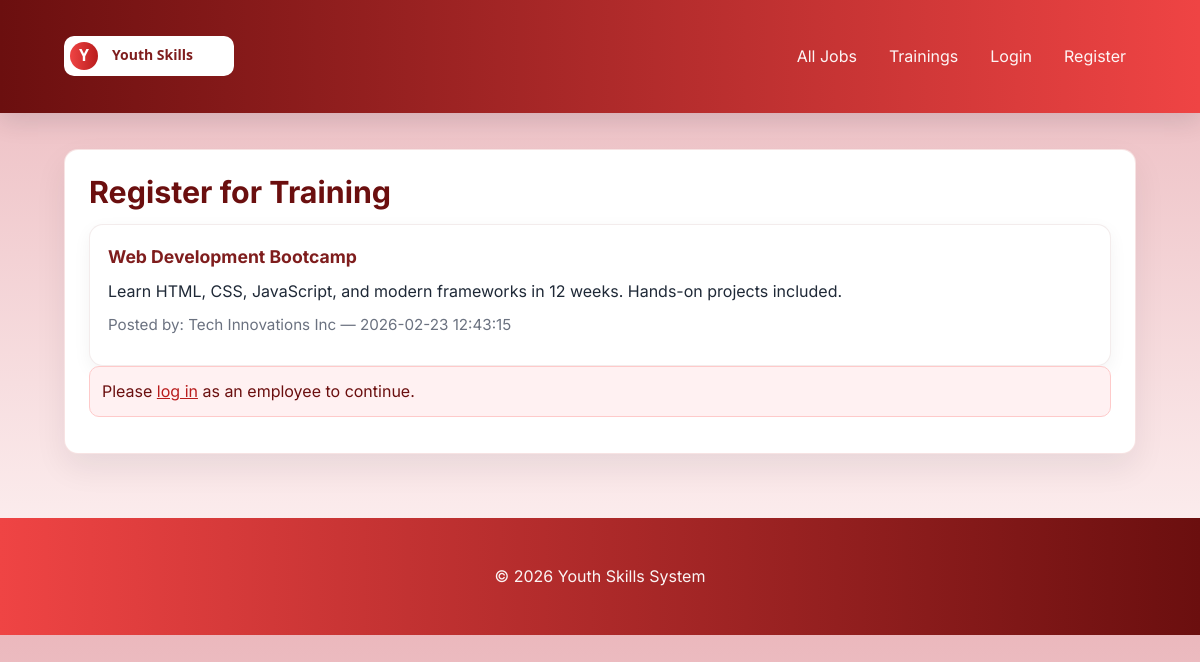
The app's page /register_training.php?id=1 with its own data.
### tables this page shows
CREATE TABLE IF NOT EXISTS `trainings` (
  `id` INT AUTO_INCREMENT PRIMARY KEY,
  `company_id` INT,
  `title` VARCHAR(255),
  `description` TEXT,
  `created_at` TIMESTAMP DEFAULT CURRENT_TIMESTAMP,
  FOREIGN KEY (company_id) REFERENCES users(id) ON DELETE CASCADE
);

CREATE TABLE IF NOT EXISTS `users` (
  `id` INT AUTO_INCREMENT PRIMARY KEY,
  `fullname` VARCHAR(150),
  `email` VARCHAR(200) UNIQUE,
  `password` VARCHAR(255),
  `role` VARCHAR(50),
  `created_at` TIMESTAMP DEFAULT CURRENT_TIMESTAMP
);

### register_training.php (the view, shortened to what this page needs)
<?php include('includes/header.php');
$user_id = isset($_SESSION['user_id']) ? (int)$_SESSION['user_id'] : 0;
$user_role = $_SESSION['user_role'] ?? '';
$is_youth = $user_role === 'youth';
$training_id = isset($_GET['id']) ? (int)$_GET['id'] : 0;
$training = null;
if($training_id > 0){
    $stmt_training = $conn->prepare("SELECT trainings.*, users.fullname AS company_name FROM trainings LEFT JOIN users ON trainings.company_id = users.id WHERE trainings.id = ? LIMIT 1");
    if($stmt_training){
        $stmt_training->bind_param('i', $training_id);
        $stmt_training->execute();
        $result_training = $stmt_training->get_result();
        $training = $result_training ? $result_training->fetch_assoc() : null;
    }
}
?>
<section class="card">
    <h1>Register for Training</h1>
    <?php if(!$training): ?>
        <div class="alert">Training not found. <a href="/youth-system/trainings.php">Back to trainings</a></div>
    <?php else: ?>
        <article class="card">
            <h3><?php echo htmlspecialchars($training['title']); ?></h3>
            <p><?php echo nl2br(htmlspecialchars($training['description'])); ?></p>
            <p class="meta">Posted by: <?php echo htmlspecialchars($training['company_name'] ?? 'Company'); ?> — <?php echo htmlspecialchars($training['created_at'] ?? 'N/A'); ?></p>
        </article>
        <?php if(!$user_id): ?>
            <div class="alert">Please <a href="/youth-system/login.php">log in</a> as an employee to continue.</div>
        <?php elseif(!$is_youth): ?>
            <div class="alert">Only employees can register for trainings.</div>
        <?php endif; ?>
    <?php endif; ?>
</section>
<?php include('includes/footer.php'); ?>

### assets/css/styles.css (style rules this page uses)
:root { --bg-1: #ebb8bd; --bg-2: #fff7f7; --red-50: #fff1f2; --red-100: #ffe4e6; --red-300: #fda4af; --red-600: #ef4444; --red-700: #b91c1c; --red-800: #6b0f0f; --text-900: #1f2937; --muted: #6b7280; --container-width: 1120px; }
* { box-sizing:border-box }
body { font-family:Inter,system-ui,Segoe UI,Arial,sans-serif;margin:0;color:var(--text-900);background:linear-gradient(180deg,var(--bg-1),var(--bg-2));-webkit-font-smoothing:antialiased;line-height:1.55 }
h1 { margin:0 0 8px;font-size:1.9rem;line-height:1.2;color:var(--red-800) }
h3 { margin:0 0 8px;font-size:1.1rem;color:#7f1d1d }
p { margin:0 0 10px }
a { color:var(--red-700) }
.card { background:#fff;border:1px solid rgba(185,28,28,0.12);padding:24px;border-radius:14px;box-shadow:0 14px 32px rgba(15,23,42,0.07);margin-top:16px }
.card > .card { margin-top:14px;padding:18px;border-color:rgba(107,15,15,0.08);box-shadow:0 6px 18px rgba(15,23,42,0.05) }
.meta { margin-top:8px;color:var(--muted);font-size:.95rem }
.alert { background:var(--red-50);border:1px solid #fecaca;padding:12px;border-radius:10px;margin-bottom:12px;color:var(--red-800) }

### records on screen
trainings: title "Web Development Bootcamp", description "Learn HTML, CSS, JavaScript, and modern frameworks in 12 weeks. Hands-on projects included.", company.fullname "Tech Innovations Inc", created_at "2026-02-23 12:43:15"
